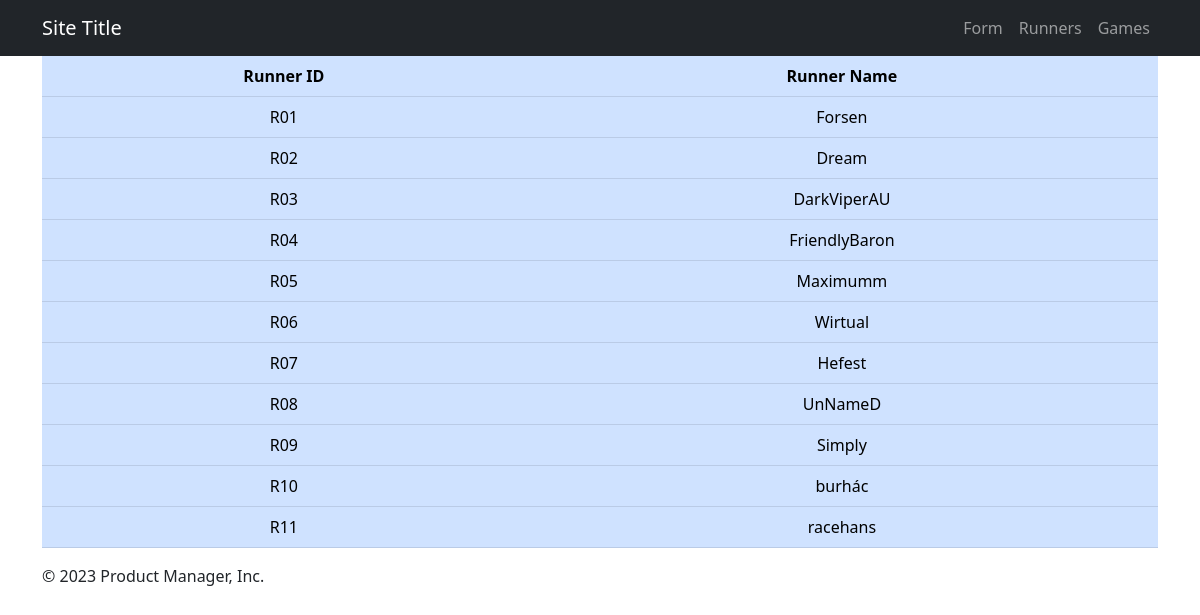
/page-2.php, run on the app's committed database.
### tables this page shows
CREATE TABLE runner (
    runnerID varchar(20) NOT NULL,
    runnerName varchar(255) NOT NULL,
    PRIMARY KEY(runnerID));

### page-2.php (the view, shortened to what this page needs)
<?php
require_once('database.php');
$queryRunners = 'SELECT * FROM runner';
$statement = $db->prepare($queryRunners);
$statement->execute();
$runners = $statement->fetchAll();
?>
<!doctype html>
<html lang="en">
  <head>
<link href="css/bootstrap.min.css" rel="stylesheet">
    <link href="mystyle.css" rel="stylesheet">
  </head>
  <body>
  <?php include 'includes/header.php';?>
<main class="container">
<div class="starter-template text-center">
  <table class="table table-hover table-primary">
            <tr>
                <th>Runner ID</th>
                <th>Runner Name</th>
            </tr>
            <?php foreach ($runners as $runner) : ?>
            <tr>
                <td><?php echo $runner['runnerID']; ?></td>
                <td><?php echo $runner['runnerName']; ?></td>
            </tr>
            <?php endforeach; ?>
            </table>
  </div>
  <?php include 'includes/footer.php';?>
</main>
  </body>
</html>

### data on the page
runner: runnerID "R01", runnerName "Forsen"
runner: runnerID "R02", runnerName "Dream"
runner: runnerID "R03", runnerName "DarkViperAU"
runner: runnerID "R04", runnerName "FriendlyBaron"
runner: runnerID "R05", runnerName "Maximumm"
runner: runnerID "R06", runnerName "Wirtual"
runner: runnerID "R07", runnerName "Hefest"
runner: runnerID "R08", runnerName "UnNameD"
runner: runnerID "R09", runnerName "Simply"
runner: runnerID "R10", runnerName "burhác"
runner: runnerID "R11", runnerName "racehans"
